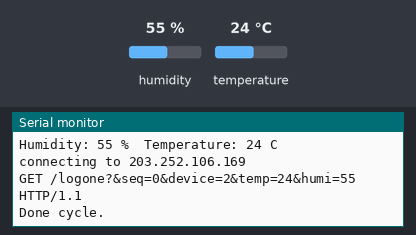
The sketch below on a simulated ESP8266 (NodeMCU). On the bench: the last lines printed to the serial monitor. The inputs (shaded band) are chosen by the test bench; at power-on: humidity 55 %, temperature 24 °C. WiFi joins after 1.5 s; servers stay silent unless stated.

Above: at 2.7 s.
2.8 s: humidity set to 22 %
At 4.9 s:
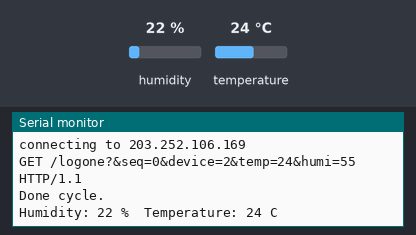
5.5 s: temperature set to 12 °C
At 6.1 s:
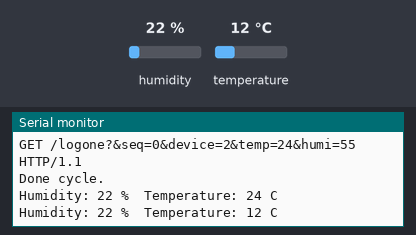
8.2 s: humidity set to 40 %
At 10.8 s:
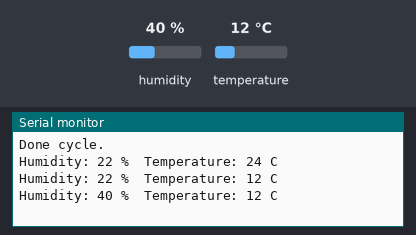
Timing chart, 0 to 12.3 s (numbered marks = the images above; inputs shaded):
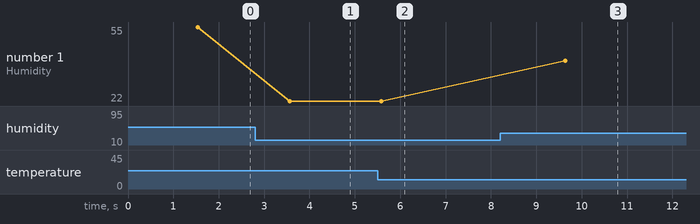

The sketch:

L29.ino
```cpp
/*
 * 2017/3/15  Kyuho Kim
 * Template for using Thing Speak Service
 */

const char* host = "203.252.106.169";
String url = "/logone?";   // Your Own Key here
const int httpPort = 8080;
int h, t;
int cur_h, cur_t;
int interval = 60000;

#include <ESP8266WiFi.h>
#include <WiFiClientSecure.h>
#include "DHT.h"

int pin=D4; //
#define DHTTYPE DHT11
DHT dht(pin, DHTTYPE);

const char* ssid = "GreenGreen";   // Your own ssid here
const char* password = "01235asd";  // Your own password here

const int device=2;

int pm25, pm10, value;
int seq = 0;

String working() {
  //int r = pm25; // do some magic here!
  // return(String("value=")+String(pm25) +"&field2="+ String(pm10));
  return("seq=" + String(seq++) + "&device=" + String(device) + "&temp=" + String(cur_t) + "&humi=" + String(cur_h));
}

void delivering(String payload) {
  WiFiClient client;
  Serial.print("connecting to ");
  Serial.println(host);
  if (!client.connect(host, httpPort)) {
    Serial.print("connection failed: ");
    Serial.println(payload);
    return;
  }
  String getheader = "GET "+ String(url) +"&"+ String(payload) +" HTTP/1.1";
  client.println(getheader);
  client.println("User-Agent: ESP8266 Kyuho Kim");
  client.println("Host: " + String(host));
  client.println("Connection: close");
  client.println();

  Serial.println(getheader);
//  while (client.connected()) {
//    String line = client.readStringUntil('\n');
//    Serial.println(line);
//  }
  Serial.println("Done cycle.");
}

void connect_ap() {
  Serial.println();
  Serial.print("connecting to ");
  Serial.println(ssid);
  WiFi.begin(ssid, password);
  while (WiFi.status() != WL_CONNECTED) {
    delay(500);
    Serial.print(".");
  }
  Serial.print("\n Got WiFi, IP address: ");
  Serial.println(WiFi.localIP());
}

void setup() {
  Serial.begin(9600);
  connect_ap();

  Serial.println("ESPArduinoThingSpeak.cpp - 2017/3/15");
}

unsigned long mark = 0;
void loop() {
  static int  stat = 0;
  static byte buf[10];
  static int i;

  float temp, humi;
  int err;
  h = dht.readHumidity();
  t = dht.readTemperature();
  if (h != cur_h || t != cur_t) {
    cur_t = t;
    cur_h = h;
    Serial.print("Humidity: ");
    Serial.print(cur_h);
    Serial.print(" %\t");
    Serial.print("Temperature: ");
    Serial.print(cur_t);
    Serial.println(" C");
  }

  if (millis() > mark && !isnan(cur_t) && cur_t != 0 && cur_t <= 100 && !isnan(cur_h) && cur_h != 0 && cur_h <=100) {
     mark = millis() + interval;
     String payload = working();
     delivering(payload);
  }
}
```

Measured:
- after the input at 2.8 s, the serial monitor: prints a new line after 0.76 s (image 1)
- after the input at 5.5 s, the serial monitor: prints a new line after 0.09 s (image 2)
- after the input at 8.2 s, the serial monitor: prints a new line after 1.4 s (image 3)
- plotted number 1: 55 → 22 after the input at 2.8 s, 22 → 40 after the input at 8.2 s
